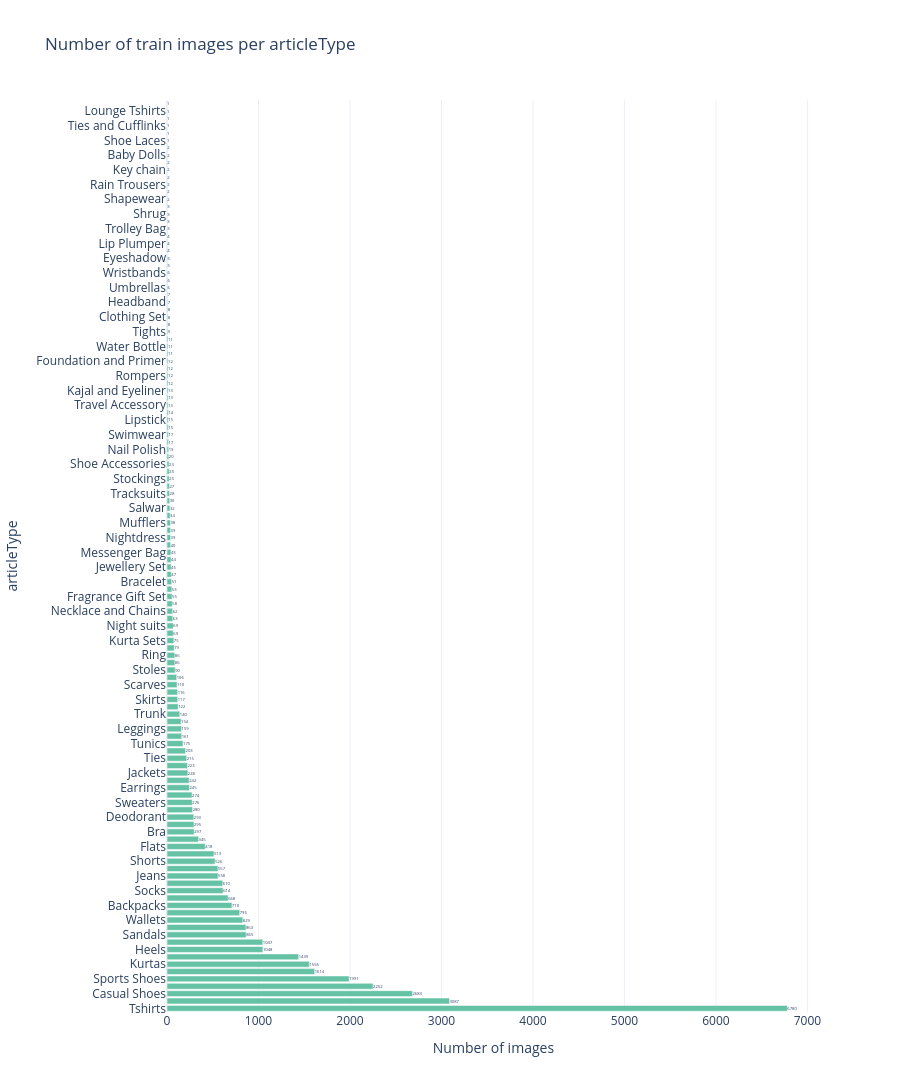

Notebook source saved alongside this figure:
### Markdown cell above
## Target: `articleType`

1. **Class counts** — number of train images in each `articleType` (test CSV has no labels, so this is train only).
2. **Image size** — `width` × `height` in pixels, compared between **train** and **test**.

### Code cell
TARGET = "articleType"

styles = pd.read_csv(TRAIN_CSV)
unnamed = [c for c in styles.columns if str(c).startswith("Unnamed")]
styles = styles.drop(columns=unnamed, errors="ignore")
styles["id"] = styles["id"].astype(str)

train_by_type = (
    ok_stats.loc[ok_stats["split"] == "train"]
    .merge(styles[["id", TARGET]], on="id", how="left")
)
train_by_type[TARGET] = train_by_type[TARGET].fillna("Missing")

class_counts = (
    train_by_type.groupby(TARGET, dropna=False)
    .size()
    .reset_index(name="n")
    .sort_values("n", ascending=False)
)
class_counts["pct"] = (100 * class_counts["n"] / class_counts["n"].sum()).round(2)

print(f"Train classes: {len(class_counts)}  |  train images: {int(class_counts['n'].sum())}")
display(class_counts)

order = class_counts[TARGET].tolist()
fig = px.bar(
    class_counts,
    x="n",
    y=TARGET,
    orientation="h",
    text="n",
    title="Number of train images per articleType",
    labels={"n": "Number of images", TARGET: "articleType"},
    height=max(520, 16 * len(class_counts) + 80),
    category_orders={TARGET: order[::-1]},
)
fig.update_traces(textposition="outside")
fig.show()

### Figure 1 — Plotly figure (JSON) as saved in the notebook; plotly's stock layout.template omitted (floating-point values rounded to 4 significant figures)
{"data": [{"hovertemplate": "Number of images=%{text}<br>articleType=%{y}<extra></extra>", "legendgroup": "", "marker": {"color": "rgb(102,194,165)", "pattern": {"shape": ""}}, "name": "", "orientation": "h", "showlegend": false, "text": [6780.0, 3087.0, 2683.0, 2252.0, 1991.0, 1614.0, 1556.0, 1439.0, 1048.0, 1047.0, 865.0, 863.0, 829.0, 795.0, 710.0, 668.0, 614.0, 610.0, 558.0, 557.0, 526.0, 513.0, 418.0, 345.0, 297.0, 295.0, 293.0, 280.0, 276.0, 274.0, 245.0, 242.0, 228.0, 223.0, 215.0, 203.0, 175.0, 161.0, 159.0, 154.0, 140.0, 122.0, 117.0, 116.0, 110.0, 106.0, 90.0, 86.0, 86.0, 79.0, 75.0, 69.0, 69.0, 63.0, 62.0, 58.0, 55.0, 53.0, 51.0, 47.0, 45.0, 44.0, 43.0, 40.0, 39.0, 39.0, 38.0, 34.0, 32.0, 30.0, 28.0, 27.0, 25.0, 25.0, 23.0, 20.0, 19.0, 17.0, 17.0, 15.0, 15.0, 14.0, 13.0, 13.0, 13.0, 12.0, 12.0, 12.0, 12.0, 11.0, 11.0, 11.0, 9.0, 8.0, 8.0, 8.0, 7.0, 7.0, 6.0, 6.0, 6.0, 5.0, 5.0, 4.0, 4.0, 4.0, 3.0, 3.0, 3.0, 3.0, 2.0, 2.0, 2.0, 2.0, 2.0, 2.0, 2.0, 2.0, 1.0, 1.0, 1.0, 1.0, 1.0, 1.0], "textposition": "outside", "type": "bar", "x": [6780, 3087, 2683, 2252, 1991, 1614, 1556, 1439, 1048, 1047, 865, 863, 829, 795, 710, 668, 614, 610, 558, 557, 526, 513, 418, 345, 297, 295, 293, 280, 276, 274, 245, 242, 228, 223, 215, 203, 175, 161, 159, 154, 140, 122, 117, 116, 110, 106, 90, 86, 86, 79, 75, 69, 69, 63, 62, 58, 55, 53, 51, 47, 45, 44, 43, 40, 39, 39, 38, 34, 32, 30, 28, 27, 25, 25, 23, 20, 19, 17, 17, 15, 15, 14, 13, 13, 13, 12, 12, 12, 12, 11, 11, 11, 9, 8, 8, 8, 7, 7, 6, 6, 6, 5, 5, 4, 4, 4, 3, 3, 3, 3, 2, 2, 2, 2, 2, 2, 2, 2, 1, 1, 1, 1, 1, 1], "xaxis": "x", "y": ["Tshirts", "Shirts", "Casual Shoes", "Watches", "Sports Shoes", "Tops", "Kurtas", "Handbags", "Heels", "Sunglasses", "Sandals", "Flip Flops", "Wallets", "Belts", "Backpacks", "Briefs", "Socks", "Formal Shoes", "Jeans", "Perfume and Body Mist", "Shorts", "Trousers", "Flats", "Dresses", "Bra", "Track Pants", "Deodorant", "Sweatshirts", "Sweaters", "Caps", "Earrings", "Innerwear Vests", "Jackets", "Clutches", "Ties", "Kurtis", "Tunics", "Capris", "Leggings", "Sarees", "Trunk", "Pendant", "Skirts", "Dupatta", "Scarves", "Accessory Gift Set", "Stoles", "Duffel Bag", "Ring", "Laptop Bag", "Kurta Sets", "Free Gifts", "Night suits", "Sports Sandals", "Necklace and Chains", "Bangle", "Fragrance Gift Set", "Lounge Pants", "Bracelet", "Mobile Pouch", "Jewellery Set", "Cufflinks", "Messenger Bag", "Suspenders", "Nightdress", "Boxers", "Mufflers", "Lounge Shorts", "Salwar", "Churidar", "Tracksuits", "Patiala", "Stockings", "Jeggings", "Shoe Accessories", "Gloves", "Nail Polish", "Waist Pouch", "Swimwear", "Camisoles", "Lipstick", "Waistcoat", "Travel Accessory", "Basketballs", "Kajal and Eyeliner", "Lip Liner", "Rompers", "Booties", "Foundation and Primer", "Rucksacks", "Water Bottle", "Jumpsuit", "Tights", "Footballs", "Clothing Set", "Blazers", "Headband", "Salwar and Dupatta", "Umbrellas", "Lip Gloss", "Wristbands", "Nehru Jackets", "Eyeshadow", "Highlighter and Blush", "Lip Plumper", "Compact", "Trolley Bag", "Hat", "Shrug", "Tablet Sleeve", "Shapewear", "Robe", "Rain Trousers", "Rain Jacket", "Key chain", "Lehenga Choli", "Baby Dolls", "Concealer", "Shoe Laces", "Ipad", "Ties and Cufflinks", "Body Wash and Scrub", "Lounge Tshirts", "Cushion Covers"], "yaxis": "y"}], "layout": {"barmode": "relative", "height": 2064, "legend": {"tracegroupgap": 0}, "title": {"text": "Number of train images per articleType"}, "xaxis": {"anchor": "y", "domain": [0, 1], "title": {"text": "Number of images"}}, "yaxis": {"anchor": "x", "categoryarray": ["Tshirts", "Shirts", "Casual Shoes", "Watches", "Sports Shoes", "Tops", "Kurtas", "Handbags", "Heels", "Sunglasses", "Sandals", "Flip Flops", "Wallets", "Belts", "Backpacks", "Briefs", "Socks", "Formal Shoes", "Jeans", "Perfume and Body Mist", "Shorts", "Trousers", "Flats", "Dresses", "Bra", "Track Pants", "Deodorant", "Sweatshirts", "Sweaters", "Caps", "Earrings", "Innerwear Vests", "Jackets", "Clutches", "Ties", "Kurtis", "Tunics", "Capris", "Leggings", "Sarees", "Trunk", "Pendant", "Skirts", "Dupatta", "Scarves", "Accessory Gift Set", "Stoles", "Duffel Bag", "Ring", "Laptop Bag", "Kurta Sets", "Free Gifts", "Night suits", "Sports Sandals", "Necklace and Chains", "Bangle", "Fragrance Gift Set", "Lounge Pants", "Bracelet", "Mobile Pouch", "Jewellery Set", "Cufflinks", "Messenger Bag", "Suspenders", "Nightdress", "Boxers", "Mufflers", "Lounge Shorts", "Salwar", "Churidar", "Tracksuits", "Patiala", "Stockings", "Jeggings", "Shoe Accessories", "Gloves", "Nail Polish", "Waist Pouch", "Swimwear", "Camisoles", "Lipstick", "Waistcoat", "Travel Accessory", "Basketballs", "Kajal and Eyeliner", "Lip Liner", "Rompers", "Booties", "Foundation and Primer", "Rucksacks", "Water Bottle", "Jumpsuit", "Tights", "Footballs", "Clothing Set", "Blazers", "Headband", "Salwar and Dupatta", "Umbrellas", "Lip Gloss", "Wristbands", "Nehru Jackets", "Eyeshadow", "Highlighter and Blush", "Lip Plumper", "Compact", "Trolley Bag", "Hat", "Shrug", "Tablet Sleeve", "Shapewear", "Robe", "Rain Trousers", "Rain Jacket", "Key chain", "Lehenga Choli", "Baby Dolls", "Concealer", "Shoe Laces", "Ipad", "Ties and Cufflinks", "Body Wash and Scrub", "Lounge Tshirts", "Cushion Covers"], "categoryorder": "array", "domain": [0, 1], "title": {"text": "articleType"}}}}
